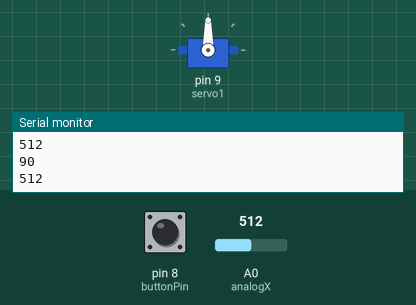
Simulated run of this sketch. Board: Arduino Uno, built with avr-gcc and run on an emulated ATmega328P. On the bench: servo, the last lines printed to the serial monitor. The test bench sets the inputs (shaded band); at power-on: A0 (analogX) = 512, pin 8 (buttonPin) HIGH.

Above: at 1.2 s.
1.3 s: A0 (analogX) set to 716
At 2.0 s:
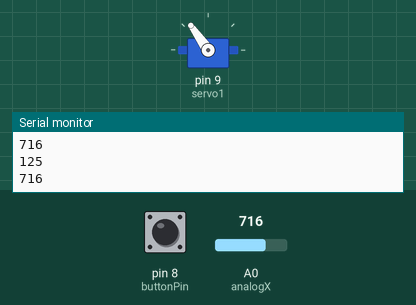
2.9 s: A0 (analogX) set to 900
At 3.6 s:
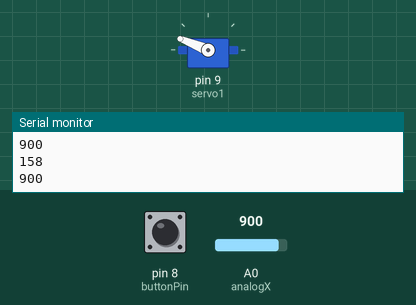
4.5 s: A0 (analogX) set to 1023
At 5.1 s:
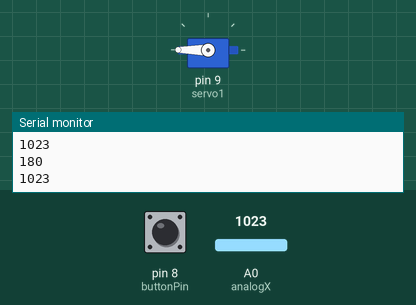
6.1 s: A0 (analogX) set to 306
At 6.7 s:
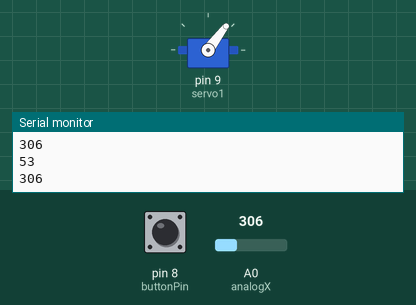
7.7 s: A0 (analogX) set to 122
At 8.3 s:
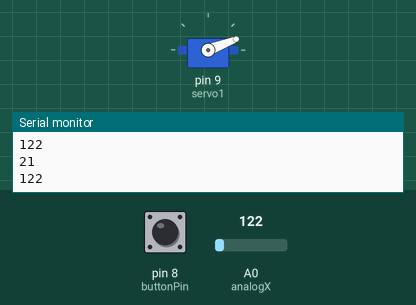
9.3 s: A0 (analogX) set to 0
At 9.8 s:
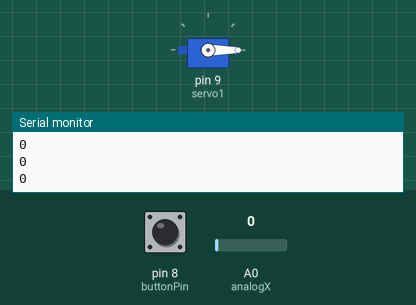
Timing chart, 0 to 11.9 s (numbered marks = the images above; inputs shaded):
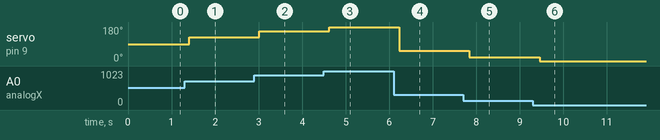

The sketch:

servotest.ino
```cpp
#include <Servo.h>

Servo servo1;

int pos = 0;
int x=0;
int analogX=A0;
int analogY=A1;
int buttonPin=8;

int offsetX=0;
int offsetY=0;
int valX=0;
int valY=0;
int valButton=0;

void setup() {
  // put your setup code here, to run once:
servo1.attach(9);
Serial.begin(9600);
pinMode(buttonPin, INPUT_PULLUP);
offsetX=analogRead(analogX)-512;
offsetY=analogRead(analogY)-512;
}

void loop() {
  // put your main code here, to run repeatedly:

valButton=digitalRead(buttonPin);
//Serial.println(valButton);
valX=analogRead(analogX)-offsetX;
Serial.println(valX);
delay(100); //simplest way of filtering noise of stick for motion
pos=map(valX, 0, 1023, 0, 180);;
Serial.println(pos);
servo1.write(pos);
//valY=analogRead(analogY);
//Serial.println(valY);
}
```

Measured:
- after the input at 1.3 s, servo on pin 9 (servo1): 90° → 125° after 0.11 s
- after the input at 2.9 s, servo on pin 9 (servo1): 125° → 158° after 0.12 s
- after the input at 4.5 s, servo on pin 9 (servo1): 158° → 180° after 0.13 s
- after the input at 6.1 s, servo on pin 9 (servo1): 180° → 53° after 0.14 s
- after the input at 7.7 s, servo on pin 9 (servo1): 53° → 21° after 0.15 s
- after the input at 9.3 s, servo on pin 9 (servo1): 21° → 0° after 0.15 s
